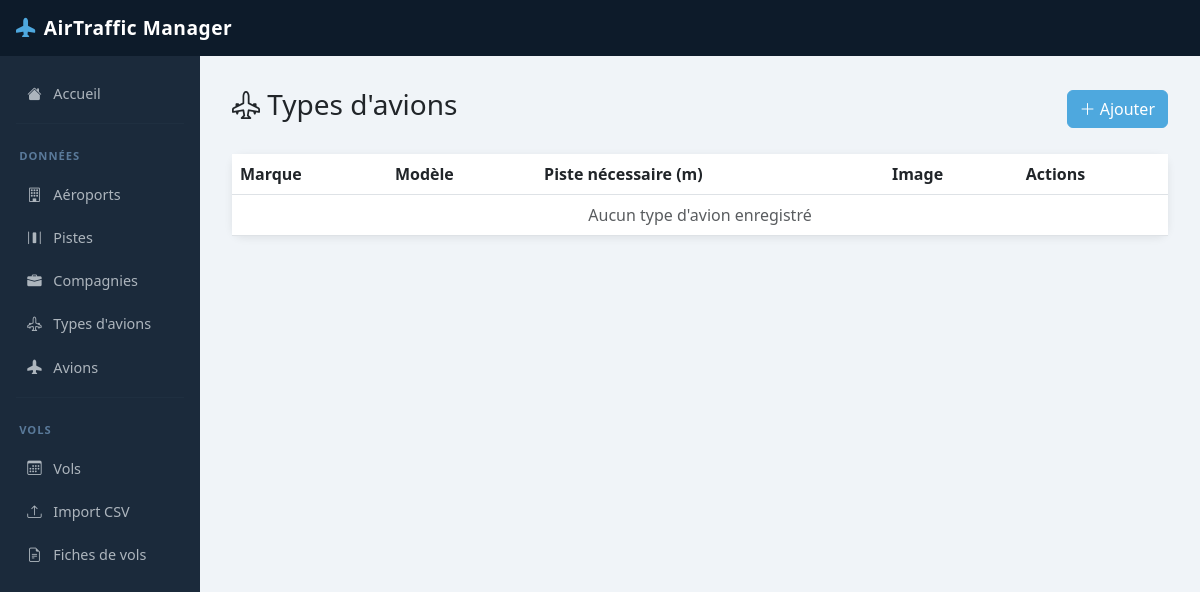
/TraficAerien/typesavions/, run on an earlier commit of the app's database.
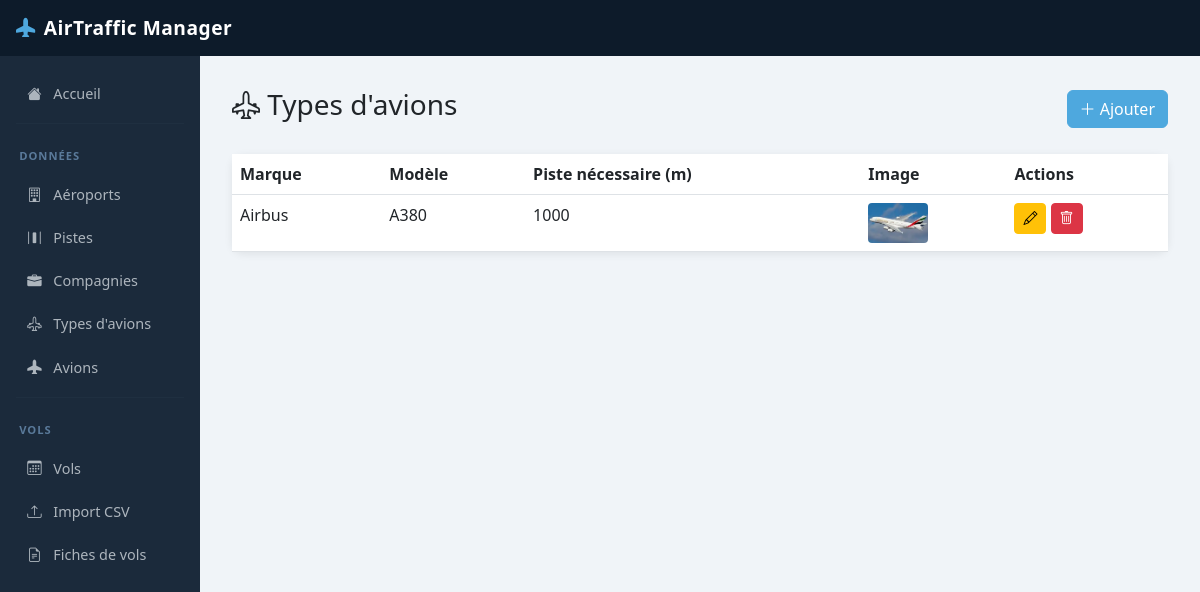
And on a later commit of the database.
### TraficAerien/models.py (models this page shows, shortened)
class TypeAvion(models.Model):
    marque = models.CharField(max_length=100)
    modele = models.CharField(max_length=100)
    description = models.TextField(blank=True)
    image = models.ImageField(upload_to='avions/', blank=True, null=True)
    longueur_piste_necessaire = models.IntegerField(help_text="En mètres")

### TraficAerien/views.py (the view)
# urls.py: path('typesavions/', views.typeavion_liste, name='typeavion_liste'),
def typeavion_liste(request):
    types = TypeAvion.objects.all()
    return render(request, 'TraficAerien/typeavion_liste.html', {'types': types})

### TraficAerien/templates/TraficAerien/typeavion_liste.html (shortened to what this page needs)
{% extends 'TraficAerien/base.html' %}
{% block content %}
<div class="d-flex justify-content-between align-items-center mb-4">
    <h3><i class="bi bi-airplane-engines"></i> Types d'avions</h3>
    <a href="{% url 'typeavion_creer' %}" class="btn btn-primary">
        <i class="bi bi-plus-lg"></i> Ajouter
    </a>
</div>
<div class="card">
    <table class="table table-hover mb-0">
        <thead>
            <tr><th>Marque</th><th>Modèle</th><th>Piste nécessaire (m)</th><th>Image</th><th>Actions</th></tr>
        </thead>
        <tbody>
            {% for t in types %}
            <tr>
                <td>{{ t.marque }}</td>
                <td>{{ t.modele }}</td>
                <td>{{ t.longueur_piste_necessaire }}</td>
                <td>
                    {% if t.image %}
                        <img src="{{ t.image.url }}" height="40" style="border-radius:4px;">
                    {% else %}
                        <span class="text-muted">—</span>
                    {% endif %}
                </td>
                <td>
                    <a href="{% url 'typeavion_modifier' t.pk %}" class="btn btn-sm btn-warning">
                        <i class="bi bi-pencil"></i>
                    </a>
                    <a href="{% url 'typeavion_supprimer' t.pk %}" class="btn btn-sm btn-danger">
                        <i class="bi bi-trash"></i>
                    </a>
                </td>
            </tr>
            {% empty %}
            <tr><td colspan="5" class="text-center text-muted">Aucun type d'avion enregistré</td></tr>
            {% endfor %}
        </tbody>
    </table>
</div>
{% endblock %}

What changed in the data, as far as the page shows it:
added TypeAvion: marque "Airbus", modele "A380", longueur_piste_necessaire "1000", image (picture)
Also different on the page:
text no longer shown: "Aucun type d'avion enregistré"
